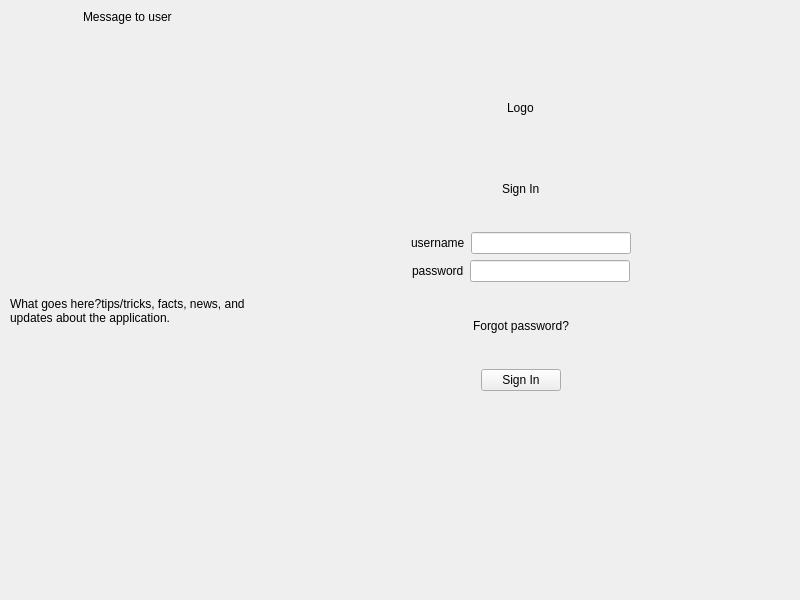
<?xml version="1.0" encoding="UTF-8"?>
<ui version="4.0">
 <class>Form</class>
 <widget class="QWidget" name="Form">
  <property name="geometry">
   <rect>
    <x>0</x>
    <y>0</y>
    <width>800</width>
    <height>600</height>
   </rect>
  </property>
  <property name="windowTitle">
   <string>Form</string>
  </property>
  <widget class="QWidget" name="horizontalLayoutWidget">
   <property name="geometry">
    <rect>
     <x>10</x>
     <y>10</y>
     <width>781</width>
     <height>581</height>
    </rect>
   </property>
   <layout class="QHBoxLayout" name="horizontalLayout">
    <item>
     <layout class="QVBoxLayout" name="verticalLayout_3">
      <item alignment="Qt::AlignHCenter">
       <widget class="QLabel" name="label">
        <property name="text">
         <string>Message to user</string>
        </property>
        <property name="wordWrap">
         <bool>true</bool>
        </property>
       </widget>
      </item>
      <item>
       <spacer name="verticalSpacer">
        <property name="orientation">
         <enum>Qt::Vertical</enum>
        </property>
        <property name="sizeHint" stdset="0">
         <size>
          <width>20</width>
          <height>40</height>
         </size>
        </property>
       </spacer>
      </item>
      <item alignment="Qt::AlignHCenter">
       <widget class="QLabel" name="label_2">
        <property name="text">
         <string>What goes here?tips/tricks, facts, news, and updates about the application.</string>
        </property>
        <property name="scaledContents">
         <bool>false</bool>
        </property>
        <property name="wordWrap">
         <bool>true</bool>
        </property>
       </widget>
      </item>
      <item>
       <spacer name="verticalSpacer_2">
        <property name="orientation">
         <enum>Qt::Vertical</enum>
        </property>
        <property name="sizeHint" stdset="0">
         <size>
          <width>20</width>
          <height>40</height>
         </size>
        </property>
       </spacer>
      </item>
     </layout>
    </item>
    <item>
     <layout class="QVBoxLayout" name="verticalLayout">
      <item>
       <spacer name="horizontalSpacer">
        <property name="orientation">
         <enum>Qt::Horizontal</enum>
        </property>
        <property name="sizeHint" stdset="0">
         <size>
          <width>40</width>
          <height>20</height>
         </size>
        </property>
       </spacer>
      </item>
      <item>
       <spacer name="verticalSpacer_4">
        <property name="orientation">
         <enum>Qt::Vertical</enum>
        </property>
        <property name="sizeType">
         <enum>QSizePolicy::Fixed</enum>
        </property>
        <property name="sizeHint" stdset="0">
         <size>
          <width>20</width>
          <height>40</height>
         </size>
        </property>
       </spacer>
      </item>
      <item alignment="Qt::AlignHCenter">
       <widget class="QLabel" name="label_3">
        <property name="text">
         <string>Logo</string>
        </property>
       </widget>
      </item>
      <item alignment="Qt::AlignHCenter">
       <widget class="QLabel" name="label_4">
        <property name="text">
         <string>Sign In</string>
        </property>
       </widget>
      </item>
      <item>
       <layout class="QHBoxLayout" name="horizontalLayout_2">
        <item>
         <spacer name="horizontalSpacer_2">
          <property name="orientation">
           <enum>Qt::Horizontal</enum>
          </property>
          <property name="sizeHint" stdset="0">
           <size>
            <width>40</width>
            <height>20</height>
           </size>
          </property>
         </spacer>
        </item>
        <item>
         <widget class="QLabel" name="label_5">
          <property name="text">
           <string>username</string>
          </property>
         </widget>
        </item>
        <item>
         <widget class="QLineEdit" name="lineEdit"/>
        </item>
        <item>
         <spacer name="horizontalSpacer_3">
          <property name="orientation">
           <enum>Qt::Horizontal</enum>
          </property>
          <property name="sizeHint" stdset="0">
           <size>
            <width>40</width>
            <height>20</height>
           </size>
          </property>
         </spacer>
        </item>
       </layout>
      </item>
      <item>
       <layout class="QHBoxLayout" name="horizontalLayout_3">
        <item>
         <spacer name="horizontalSpacer_4">
          <property name="orientation">
           <enum>Qt::Horizontal</enum>
          </property>
          <property name="sizeHint" stdset="0">
           <size>
            <width>40</width>
            <height>20</height>
           </size>
          </property>
         </spacer>
        </item>
        <item>
         <widget class="QLabel" name="label_6">
          <property name="text">
           <string>password</string>
          </property>
         </widget>
        </item>
        <item>
         <widget class="QLineEdit" name="lineEdit_2"/>
        </item>
        <item>
         <spacer name="horizontalSpacer_5">
          <property name="orientation">
           <enum>Qt::Horizontal</enum>
          </property>
          <property name="sizeHint" stdset="0">
           <size>
            <width>40</width>
            <height>20</height>
           </size>
          </property>
         </spacer>
        </item>
       </layout>
      </item>
      <item alignment="Qt::AlignHCenter">
       <widget class="QLabel" name="label_7">
        <property name="text">
         <string>Forgot password?</string>
        </property>
       </widget>
      </item>
      <item alignment="Qt::AlignHCenter">
       <widget class="QPushButton" name="pushButton">
        <property name="text">
         <string>Sign In</string>
        </property>
       </widget>
      </item>
      <item>
       <spacer name="verticalSpacer_3">
        <property name="orientation">
         <enum>Qt::Vertical</enum>
        </property>
        <property name="sizeType">
         <enum>QSizePolicy::Fixed</enum>
        </property>
        <property name="sizeHint" stdset="0">
         <size>
          <width>20</width>
          <height>200</height>
         </size>
        </property>
       </spacer>
      </item>
     </layout>
    </item>
   </layout>
  </widget>
 </widget>
 <resources/>
 <connections/>
</ui>
